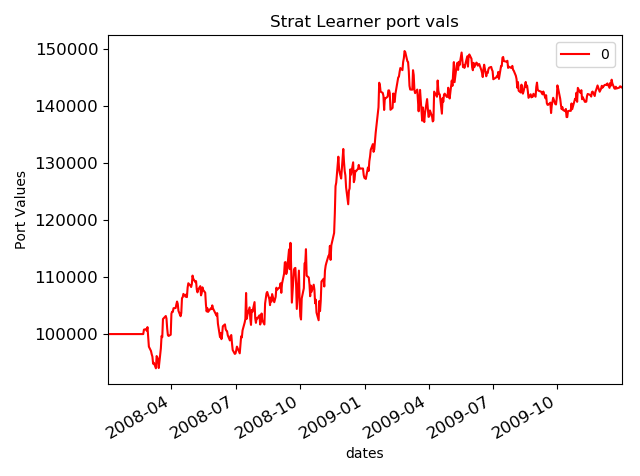
#> input picture strategy_learner/man_vs_strat.png, 640 x 476 px
$ python -i manga.py   (imports and definitions only)   (Python 2 division)
#> lines starting #> are read from the running program, lines starting #| are printed output that depends on the picture; after the words box and inside, x2 and y2 are one past the last pixel; in counts of white or black regions, pixels touching at a corner belong together
#> further down, picture is the input picture: shape (476, 640, 3); mean B, G, R 245.2, 245.2, 249.9
import numpy as np
import scipy as sp
import cv2
import scipy.signal
from datetime import datetime

# Get Edges of image
def get_edges(I):

    # Median filter
    # Reduce noise --> 7x7 matrix (centroid = median of surrounding neighbors)
    # extreme specks smoothed. needs to be small enough to preserve edges
    out_I = cv2.medianBlur(src=I, ksize=7)
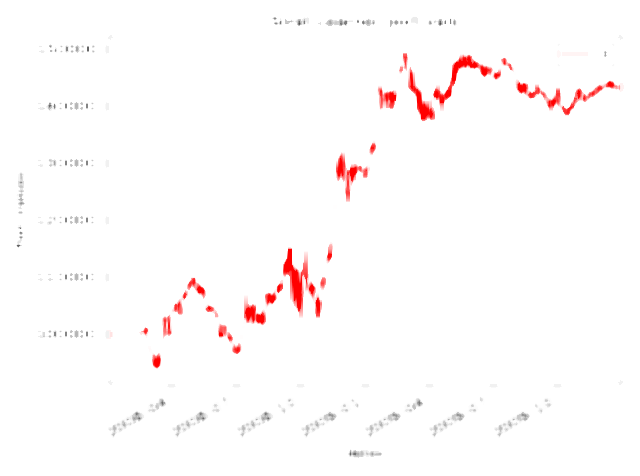
#> out_I: shape (476, 640, 3); mean B, G, R 251.1, 251.1, 254.3

    # Edge detections
    # Canny edge detector (edges = single pixel edges
    # can change L2 gradient to true later compare results----------------
    # can change 1st and 2nd threshold later to compare results-----------
    sigma=0.5
    v=np.median(out_I)
#> v = 255
    out_I = cv2.Canny(out_I, int(max(0,(1.0-sigma)*v)), int(min(255,(1.0+sigma)*v)), L2gradient=False)
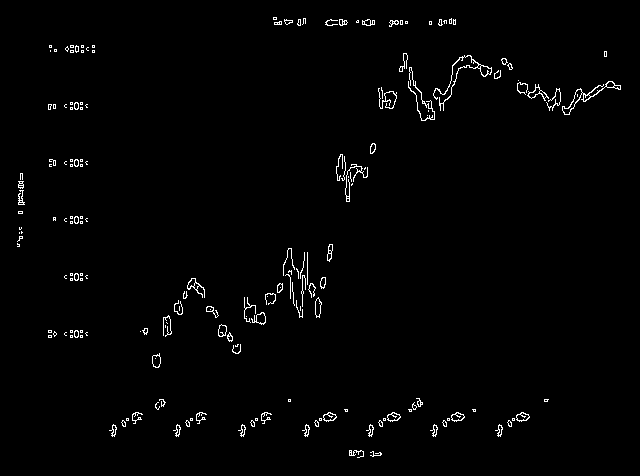
#> out_I: shape (476, 640); 1.5% white in thin lines or dots, all inside (x1, y1, x2, y2) = (17, 17, 621, 458)

    # Morphological operations
    # dilation with 2x2 structuring element --> bolden & smooth contours of edges
    # decides how contours look!
    kernel = np.ones((1,1),np.uint8)
    out_I = cv2.morphologyEx(out_I, cv2.MORPH_DILATE, kernel)

    # Edge Filter
    # Edge image separate into constituent regents --> concrete edges
    # Get rid of small contours
    # Empirically testing MINIMUM AREA THRESHOLD < 10.
    return np.subtract(255, out_I).astype(np.uint8)
    raise NotImplementedError


def get_color_map(I):
    # Bilateral Filter
    # homogenize color regions while preserving edges.
    # --> downsampled factor of 4 ( 1/2 col 1/2 row)
    ori_shape = I.shape
#> ori_shape = (476, 640, 3)
    downI = cv2.resize(I, (0,0), fx=0.5, fy=0.5)
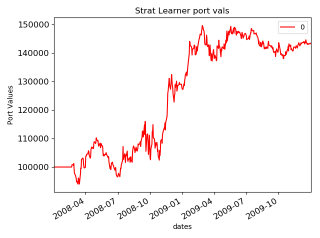
#> downI: shape (238, 320, 3); mean B, G, R 245.2, 245.2, 249.9

    # use 9x9 filter kernel and do it 14x.
    for i in range(14):
        downI = cv2.bilateralFilter(downI, 9, 18.0, 4.5)

    # restore to original size with linear interpolation to fill in missing pixels
    out_I = cv2.resize(downI, (ori_shape[1], ori_shape[0]))
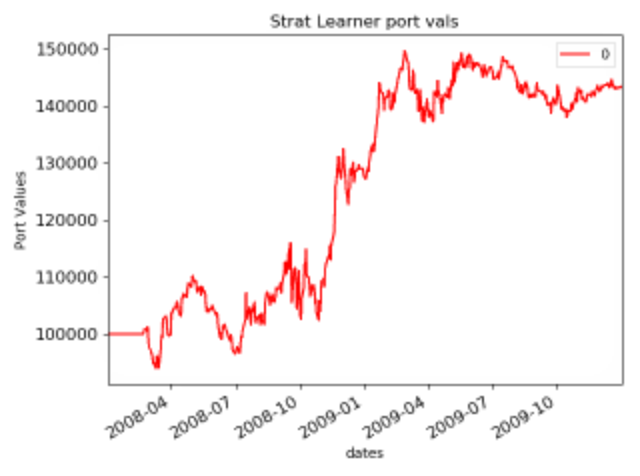
#> out_I: shape (476, 640, 3); mean B, G, R 245.3, 245.3, 250

    # Median Filter
    # smooth any artifacts that occurred for upsampling
    # use 7x7 kernel (from edge median filter kernel)
    out_I = cv2.medianBlur(out_I, 7)
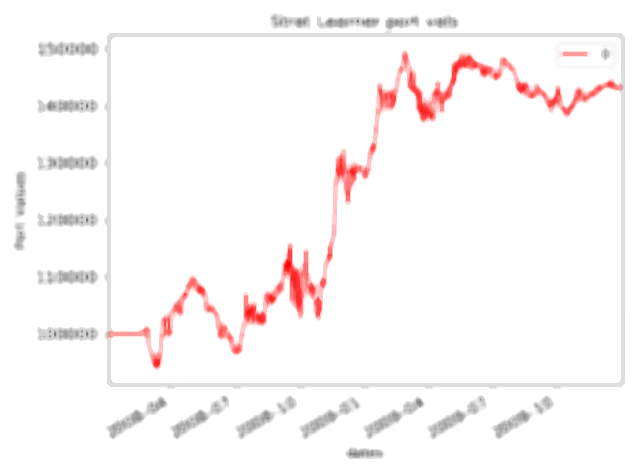
#> out_I: shape (476, 640, 3); mean B, G, R 247.7, 247.7, 251.6

    # Quantize Colors:
    # p = pixel value, a = factor to reduce # of colors in each channel
    # truncate colors close to maximum
    # e.g.: if a = 24, reduce 256/24 to this how many values to be used
    a = 35
    out_I = np.divide(out_I, a)
    out_I = np.floor(out_I)
    out_I = np.multiply(out_I,a)

    return out_I.astype(np.uint8)
#> returned value: shape (476, 640, 3)
    raise NotImplementedError

def recombine_edge_color(I):
    # Getting edge map
    print '--- getting edge map '
    startTime = datetime.now()
    emap = get_edges(I)
    cv2.imwrite('edge_map.png', emap)
    print datetime.now() - startTime

    # Getting Color map)
    print '--- getting color map '
    startTime = datetime.now()
    cmap = get_color_map(I)
    cv2.imwrite('color_map.png', cmap)
    print datetime.now() - startTime

    # Two possible methods:
    # average the two maps
    # multiply the two maps.
    print '--- averaging edge and color maps'
    startTime = datetime.now()
    manga = cv2.bitwise_and(cmap, cmap, mask=emap)
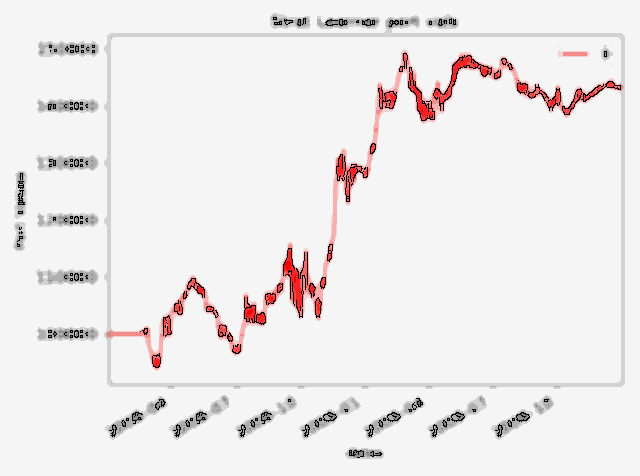
#> manga: shape (476, 640, 3); mean B, G, R 235.1, 235.1, 238.3
    cv2.imwrite('manga_test.png', manga.astype(np.uint8))
    print datetime.now() - startTime

    print '------manga done | size = ', manga.shape
#| ------manga done | size =  (476, 640, 3)
    return manga
    raise NotImplementedError

>>> import cv2
>>> picture = cv2.imread('../../strategy_learner/man_vs_strat.png')
>>> result = recombine_edge_color(picture)
